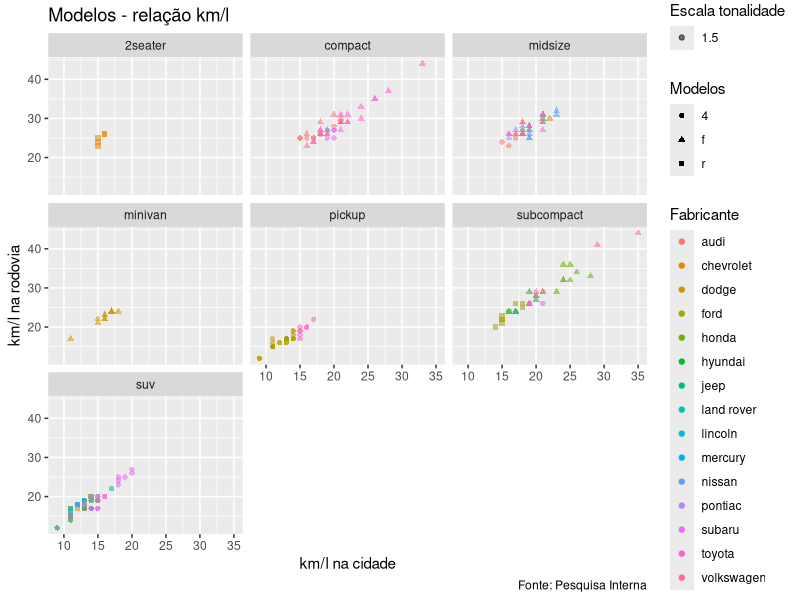

This figure's R source: (Note: this script raises an error after producing the figure.)
# gráficos no R 

library(tidyverse)
library(rio)
library(ggplot2)

mpg <- mpg

mpg %>% 
  ggplot(mapping = aes(x = cty,
                       y = hwy,
                       colour = manufacturer,
                       shape = drv,
                       alpha = 1.5)) +
  geom_point() +
  labs(title = 'Modelos - relação km/l',
       caption = 'Fonte: Pesquisa Interna',
       x = "km/l na cidade",
       y = 'km/l na rodovia',
       colour = "Fabricante",
       alpha = "Escala tonalidade",
       shape = 'Modelos') +
  facet_wrap(~ class) +
  theme_gray() 



##################
#TIPOS DE GRÁFICO
##################

base_titanic <- import('titanic3 (1).xls')



###GRÁFICO DE BARRA###

# é um grafico que conta as categorias
# eixo y já é autodefinido contagem

base_titanic %>% 
  ggplot(mapping = aes(x = sex)) +
  geom_bar(colour = 'black', fill = 'pink') +
  labs(title = "Contagem Gênero",
       caption = "Fonte: Pesquisa Interna",
       x = "",
       y = '') +
  scale_x_discrete(labels = c('Mulheres', 'Homens'))

###GRÁFICO DE BARRA BIVARIADO###
# necessario falar para o R
# que pclass nao é numerico, é factor
base_titanic <- base_titanic %>% 
  mutate(sex = factor(sex),
         pclass = factor(pclass))

#plotando
base_titanic %>% 
  ggplot(mapping = aes(x = sex,
                       fill = pclass)) +
  geom_bar()


glimpse(base_titanic)

###GRÁFICO DE COLUNA###

# igual ao de barra, mas permite direcionar eixo y
# nesse caso, o eixo y será em porcentagem


base_titanic %>% 
  group_by(sex) %>% 
  summarise(contagem = n()) %>% 
  mutate(percentual = contagem/sum(contagem)) %>% 
  
  ggplot(mapping = aes(x = sex,
                       y = percentual)) +
  geom_col() +
  scale_y_continuous(label = percent)



###GRÁFICO BARRAS, FREQ. ABSOLUTA, DUAS VARIÁVEIS###

base_titanic %>% 
  group_by(sex, pclass) %>% 
  summarise(contagem = n()) %>% 
  mutate(percentual = contagem/sum(contagem)) %>% 
  
  ggplot(mapping = aes(x = sex,
                       y = percentual,
                       fill = pclass)) +
  geom_col(position = 'dodge') +
  scale_y_continuous(label = percent) +
  scale_fill_brewer(palette = 'Dark2')










